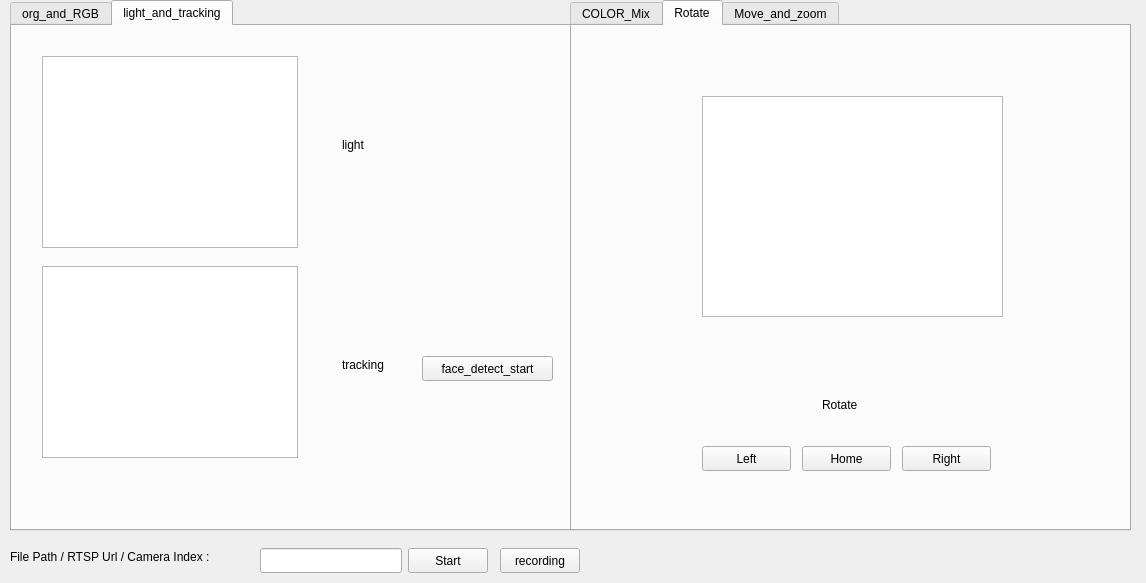
<?xml version="1.0" encoding="UTF-8"?>
<ui version="4.0">
 <class>MainWindow</class>
 <widget class="QMainWindow" name="MainWindow">
  <property name="geometry">
   <rect>
    <x>0</x>
    <y>0</y>
    <width>1146</width>
    <height>583</height>
   </rect>
  </property>
  <property name="windowTitle">
   <string>Video Processor</string>
  </property>
  <widget class="QWidget" name="centralWidget">
   <widget class="QLabel" name="label">
    <property name="geometry">
     <rect>
      <x>10</x>
      <y>548</y>
      <width>244</width>
      <height>17</height>
     </rect>
    </property>
    <property name="text">
     <string>File Path / RTSP Url / Camera Index :</string>
    </property>
   </widget>
   <widget class="QLineEdit" name="videoEdit">
    <property name="geometry">
     <rect>
      <x>260</x>
      <y>548</y>
      <width>142</width>
      <height>25</height>
     </rect>
    </property>
   </widget>
   <widget class="QPushButton" name="startBtn">
    <property name="geometry">
     <rect>
      <x>408</x>
      <y>548</y>
      <width>80</width>
      <height>25</height>
     </rect>
    </property>
    <property name="text">
     <string>Start</string>
    </property>
   </widget>
   <widget class="QGraphicsView" name="graphicsView_7">
    <property name="geometry">
     <rect>
      <x>840</x>
      <y>210</y>
      <width>256</width>
      <height>192</height>
     </rect>
    </property>
   </widget>
   <widget class="QTabWidget" name="tabWidget">
    <property name="geometry">
     <rect>
      <x>570</x>
      <y>0</y>
      <width>561</width>
      <height>531</height>
     </rect>
    </property>
    <property name="currentIndex">
     <number>1</number>
    </property>
    <widget class="QWidget" name="tab">
     <attribute name="title">
      <string>COLOR_Mix</string>
     </attribute>
     <widget class="QGraphicsView" name="graphicsView_6">
      <property name="geometry">
       <rect>
        <x>10</x>
        <y>220</y>
        <width>256</width>
        <height>192</height>
       </rect>
      </property>
     </widget>
     <widget class="QGraphicsView" name="graphicsView_5">
      <property name="geometry">
       <rect>
        <x>10</x>
        <y>10</y>
        <width>256</width>
        <height>192</height>
       </rect>
      </property>
     </widget>
     <widget class="QLabel" name="label_5">
      <property name="geometry">
       <rect>
        <x>300</x>
        <y>90</y>
        <width>67</width>
        <height>17</height>
       </rect>
      </property>
      <property name="text">
       <string>RG_Mix</string>
      </property>
     </widget>
     <widget class="QLabel" name="label_6">
      <property name="geometry">
       <rect>
        <x>300</x>
        <y>300</y>
        <width>67</width>
        <height>17</height>
       </rect>
      </property>
      <property name="text">
       <string>GB_Mix</string>
      </property>
     </widget>
    </widget>
    <widget class="QWidget" name="tab_2">
     <attribute name="title">
      <string>Rotate</string>
     </attribute>
     <widget class="QGraphicsView" name="graphicsView_8">
      <property name="geometry">
       <rect>
        <x>130</x>
        <y>70</y>
        <width>301</width>
        <height>221</height>
       </rect>
      </property>
     </widget>
     <widget class="QLabel" name="label_2">
      <property name="geometry">
       <rect>
        <x>250</x>
        <y>370</y>
        <width>67</width>
        <height>17</height>
       </rect>
      </property>
      <property name="text">
       <string>Rotate</string>
      </property>
     </widget>
     <widget class="QPushButton" name="pushButton_7">
      <property name="geometry">
       <rect>
        <x>130</x>
        <y>420</y>
        <width>89</width>
        <height>25</height>
       </rect>
      </property>
      <property name="text">
       <string>Left</string>
      </property>
     </widget>
     <widget class="QPushButton" name="pushButton_8">
      <property name="geometry">
       <rect>
        <x>230</x>
        <y>420</y>
        <width>89</width>
        <height>25</height>
       </rect>
      </property>
      <property name="text">
       <string>Home</string>
      </property>
     </widget>
     <widget class="QPushButton" name="pushButton_9">
      <property name="geometry">
       <rect>
        <x>330</x>
        <y>420</y>
        <width>89</width>
        <height>25</height>
       </rect>
      </property>
      <property name="text">
       <string>Right</string>
      </property>
     </widget>
    </widget>
    <widget class="QWidget" name="tab_5">
     <attribute name="title">
      <string>Move_and_zoom</string>
     </attribute>
     <widget class="QGraphicsView" name="graphicsView_9">
      <property name="geometry">
       <rect>
        <x>150</x>
        <y>50</y>
        <width>256</width>
        <height>192</height>
       </rect>
      </property>
     </widget>
     <widget class="QLabel" name="label_3">
      <property name="geometry">
       <rect>
        <x>10</x>
        <y>450</y>
        <width>81</width>
        <height>17</height>
       </rect>
      </property>
      <property name="text">
       <string>movement</string>
      </property>
     </widget>
     <widget class="QPushButton" name="pushButton_3">
      <property name="geometry">
       <rect>
        <x>270</x>
        <y>450</y>
        <width>89</width>
        <height>25</height>
       </rect>
      </property>
      <property name="text">
       <string>Down</string>
      </property>
     </widget>
     <widget class="QPushButton" name="pushButton">
      <property name="geometry">
       <rect>
        <x>180</x>
        <y>450</y>
        <width>89</width>
        <height>25</height>
       </rect>
      </property>
      <property name="text">
       <string>Up</string>
      </property>
     </widget>
     <widget class="QPushButton" name="pushButton_2">
      <property name="geometry">
       <rect>
        <x>90</x>
        <y>450</y>
        <width>89</width>
        <height>25</height>
       </rect>
      </property>
      <property name="text">
       <string>Left</string>
      </property>
     </widget>
     <widget class="QPushButton" name="pushButton_4">
      <property name="geometry">
       <rect>
        <x>360</x>
        <y>450</y>
        <width>89</width>
        <height>25</height>
       </rect>
      </property>
      <property name="text">
       <string>Right</string>
      </property>
     </widget>
     <widget class="QPushButton" name="pushButton_6">
      <property name="geometry">
       <rect>
        <x>90</x>
        <y>380</y>
        <width>89</width>
        <height>25</height>
       </rect>
      </property>
      <property name="text">
       <string>In</string>
      </property>
     </widget>
     <widget class="QPushButton" name="pushButton_5">
      <property name="geometry">
       <rect>
        <x>180</x>
        <y>380</y>
        <width>89</width>
        <height>25</height>
       </rect>
      </property>
      <property name="text">
       <string>Out</string>
      </property>
     </widget>
     <widget class="QLabel" name="label_4">
      <property name="geometry">
       <rect>
        <x>20</x>
        <y>380</y>
        <width>61</width>
        <height>21</height>
       </rect>
      </property>
      <property name="text">
       <string>Zoom</string>
      </property>
     </widget>
     <widget class="QPushButton" name="pushButton_10">
      <property name="geometry">
       <rect>
        <x>320</x>
        <y>380</y>
        <width>89</width>
        <height>61</height>
       </rect>
      </property>
      <property name="text">
       <string>Home</string>
      </property>
     </widget>
    </widget>
   </widget>
   <widget class="QPushButton" name="record_Button">
    <property name="geometry">
     <rect>
      <x>500</x>
      <y>548</y>
      <width>80</width>
      <height>25</height>
     </rect>
    </property>
    <property name="text">
     <string>recording</string>
    </property>
   </widget>
   <widget class="QTabWidget" name="tabWidget_2">
    <property name="geometry">
     <rect>
      <x>10</x>
      <y>0</y>
      <width>561</width>
      <height>531</height>
     </rect>
    </property>
    <property name="currentIndex">
     <number>1</number>
    </property>
    <widget class="QWidget" name="tab_3">
     <attribute name="title">
      <string>org_and_RGB</string>
     </attribute>
     <widget class="QGraphicsView" name="graphicsView_2">
      <property name="geometry">
       <rect>
        <x>280</x>
        <y>10</y>
        <width>256</width>
        <height>192</height>
       </rect>
      </property>
     </widget>
     <widget class="QGraphicsView" name="graphicsView_4">
      <property name="geometry">
       <rect>
        <x>280</x>
        <y>240</y>
        <width>256</width>
        <height>192</height>
       </rect>
      </property>
     </widget>
     <widget class="QGraphicsView" name="graphicsView_3">
      <property name="geometry">
       <rect>
        <x>10</x>
        <y>240</y>
        <width>256</width>
        <height>192</height>
       </rect>
      </property>
     </widget>
     <widget class="QGraphicsView" name="graphicsView">
      <property name="geometry">
       <rect>
        <x>10</x>
        <y>10</y>
        <width>256</width>
        <height>192</height>
       </rect>
      </property>
     </widget>
     <widget class="QLabel" name="label_7">
      <property name="geometry">
       <rect>
        <x>380</x>
        <y>210</y>
        <width>67</width>
        <height>17</height>
       </rect>
      </property>
      <property name="text">
       <string>Red</string>
      </property>
     </widget>
     <widget class="QLabel" name="label_8">
      <property name="geometry">
       <rect>
        <x>380</x>
        <y>450</y>
        <width>67</width>
        <height>17</height>
       </rect>
      </property>
      <property name="text">
       <string>Blue</string>
      </property>
     </widget>
     <widget class="QLabel" name="label_9">
      <property name="geometry">
       <rect>
        <x>110</x>
        <y>450</y>
        <width>67</width>
        <height>17</height>
       </rect>
      </property>
      <property name="text">
       <string>Green</string>
      </property>
     </widget>
     <widget class="QLabel" name="label_10">
      <property name="geometry">
       <rect>
        <x>110</x>
        <y>210</y>
        <width>67</width>
        <height>17</height>
       </rect>
      </property>
      <property name="text">
       <string>original</string>
      </property>
     </widget>
    </widget>
    <widget class="QWidget" name="tab_4">
     <attribute name="title">
      <string>light_and_tracking</string>
     </attribute>
     <widget class="QGraphicsView" name="graphicsView_11">
      <property name="geometry">
       <rect>
        <x>30</x>
        <y>30</y>
        <width>256</width>
        <height>192</height>
       </rect>
      </property>
     </widget>
     <widget class="QGraphicsView" name="graphicsView_12">
      <property name="geometry">
       <rect>
        <x>30</x>
        <y>240</y>
        <width>256</width>
        <height>192</height>
       </rect>
      </property>
     </widget>
     <widget class="QLabel" name="label_11">
      <property name="geometry">
       <rect>
        <x>330</x>
        <y>110</y>
        <width>67</width>
        <height>17</height>
       </rect>
      </property>
      <property name="text">
       <string>light</string>
      </property>
     </widget>
     <widget class="QLabel" name="label_12">
      <property name="geometry">
       <rect>
        <x>330</x>
        <y>330</y>
        <width>67</width>
        <height>17</height>
       </rect>
      </property>
      <property name="text">
       <string>tracking</string>
      </property>
     </widget>
     <widget class="QPushButton" name="detect_button">
      <property name="geometry">
       <rect>
        <x>410</x>
        <y>330</y>
        <width>131</width>
        <height>25</height>
       </rect>
      </property>
      <property name="text">
       <string>face_detect_start</string>
      </property>
     </widget>
    </widget>
   </widget>
  </widget>
 </widget>
 <layoutdefault spacing="6" margin="11"/>
 <resources/>
 <connections/>
</ui>
